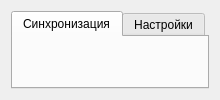
        <widget class="QWidget" name="tab_10">
         <attribute name="title">
          <string>Настройки</string>
         </attribute>
         <layout class="QGridLayout" name="gridLayout_17">
          <item row="0" column="0">
           <widget class="QTabWidget" name="tabWidget_3">
            <property name="currentIndex">
             <number>0</number>
            </property>
            <widget class="QWidget" name="tab_11">
             <attribute name="title">
              <string>Синхронизация</string>
             </attribute>
             <widget class="QWidget" name="layoutWidget">
              <property name="geometry">
               <rect>
                <x>60</x>
                <y>100</y>
                <width>761</width>
                <height>211</height>
               </rect>
              </property>
              <layout class="QGridLayout" name="gridLayout_8">
               <item row="0" column="1">
                <widget class="QLabel" name="label_9">
                 <property name="text">
                  <string>Статус синхронизации</string>
                 </property>
                </widget>
               </item>
               <item row="0" column="2">
                <widget class="QLabel" name="label_12">
                 <property name="text">
                  <string>Сообщение</string>
                 </property>
                </widget>
               </item>
               <item row="1" column="0">
                <widget class="QPushButton" name="pushButton_33">
                 <property name="text">
                  <string>Синхронизировать список персонала</string>
                 </property>
                </widget>
               </item>
               <item row="2" column="0">
                <widget class="QPushButton" name="pushButton_34">
                 <property name="text">
                  <string>Загрузить csv с персоналом</string>
                 </property>
                </widget>
               </item>
               <item row="3" column="0">
                <widget class="QPushButton" name="pushButton_35">
                 <property name="text">
                  <string>Выполнять синхронизацию с АСИДК</string>
                 </property>
                </widget>
               </item>
               <item row="4" column="0">
                <widget class="QPushButton" name="pushButton_36">
                 <property name="text">
                  <string>Выполнить вырузку в АСИДК</string>
                 </property>
                </widget>
               </item>
               <item row="1" column="1">
                <widget class="QLabel" name="label_13">
                 <property name="text">
                  <string>-</string>
                 </property>
                </widget>
               </item>
               <item row="1" column="2">
                <widget class="QLabel" name="label_14">
                 <property name="text">
                  <string>-</string>
                 </property>
                </widget>
               </item>
               <item row="2" column="1">
                <widget class="QLabel" name="label_15">
                 <property name="text">
                  <string>-</string>
                 </property>
                </widget>
               </item>
               <item row="3" column="1">
                <widget class="QLabel" name="label_62">
                 <property name="text">
                  <string>-</string>
                 </property>
                </widget>
               </item>
               <item row="4" column="1">
                <widget class="QLabel" name="label_63">
                 <property name="text">
                  <string>-</string>
                 </property>
                </widget>
               </item>
               <item row="2" column="2">
                <widget class="QLabel" name="label_64">
                 <property name="text">
                  <string>-</string>
                 </property>
                </widget>
               </item>
               <item row="3" column="2">
                <widget class="QLabel" name="label_65">
                 <property name="text">
                  <string>через 1800 с после ввода</string>
                 </property>
                </widget>
               </item>
               <item row="4" column="2">
                <widget class="QLabel" name="label_102">
                 <property name="text">
                  <string>-</string>
                 </property>
                </widget>
               </item>
              </layout>
             </widget>
            </widget>
            <widget class="QWidget" name="tab_12">
             <attribute name="title">
              <string>Настройки</string>
             </attribute>
            </widget>
           </widget>
          </item>
         </layout>
        </widget>
